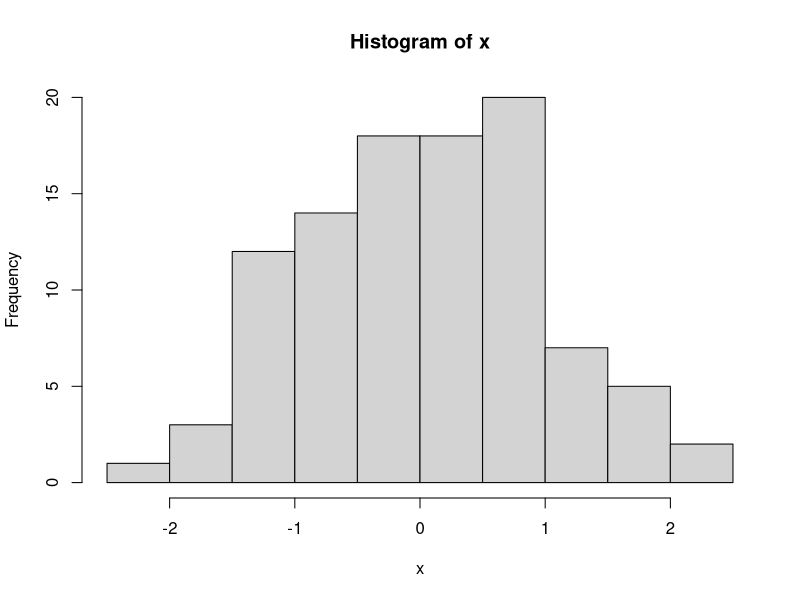

Generate this figure with R:
## ---- chunk 1
4 + 4
## ---- chunk 2
x <- rnorm(100)
hist(x)
